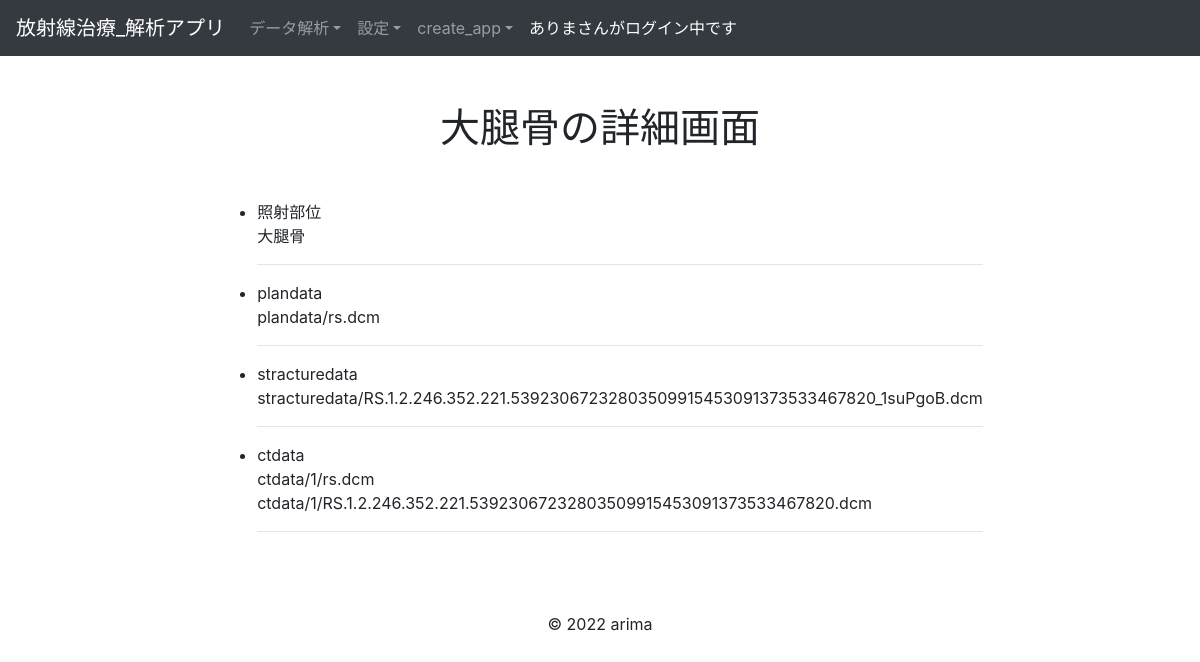
The app's page /analytics/detail_rtdata/1 (signed in), older data.
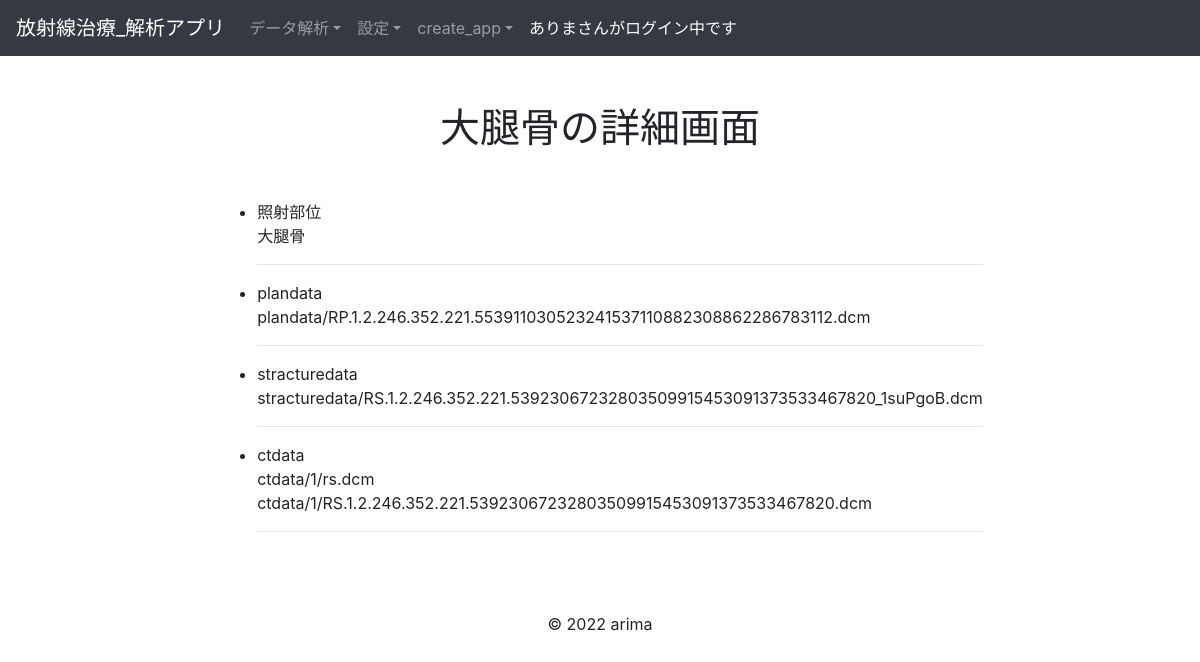
The same page, newer data.
### analytics/models.py (models this page shows, shortened)
class BaseModel(models.Model):
    create_at = models.DateTimeField()
    update_at = models.DateTimeField()
    class Meta:
        abstract = True #Tableとして作成されないようにする

class Rtdatas(BaseModel):
    region = models.CharField(max_length=10)
    user = models.ForeignKey(
        'accounts.Users', on_delete=models.CASCADE
    )
    objects = RtdatasManager()
    class Meta:
        db_table = 'rtdata'
        verbose_name_plural = 'RTデータ'

class Plandatas(BaseModel):
    plandata = models.FileField(upload_to='plandata/')
    rtdata = models.OneToOneField(
        Rtdatas,
        on_delete=models.CASCADE,
        primary_key=True
    )
    objects = PlandatasManager()
    class Meta:
        db_table = 'plandatas'
        verbose_name_plural = 'プランデータ'

class Stracturedatas(BaseModel):
    stracturedata = models.FileField(upload_to='stracturedata/')
    rtdata = models.OneToOneField(
        Rtdatas,
        on_delete=models.CASCADE,
        primary_key=True
    )
    objects = StracturedatasManager()
    class Meta:
        db_table = 'stracturedatas'
        verbose_name_plural = 'ストラクチャデータ'

### analytics/views.py (the view)
# urls.py: path('detail_rtdata/<int:pk>', RtdataDetailView.as_view(), name='detail_rtdata'),
class RtdataDetailView(LoginRequiredMixin, DetailView):
    model = Rtdatas
    template_name = 'analytics/detail_rtdata.html'
    def get_context_data(self, **kwargs):
        context = super().get_context_data(**kwargs)
        return context

### accounts/models.py (called while the page is built)
    def __str__(self):
        return self.username

### templates/analytics/detail_rtdata.html (shortened to what this page needs)
{% extends "base.html" %}
{% block content %}
<div class="container">
    <h1 class="text-center my-5">{{object.region}}の詳細画面</h1>
  <div class="row justify-content-center">
      <table>
        <ul>
          <li>照射部位<br>
            {{object.region}}
          </li><hr>
          <li>plandata<br>
            {{object.plandatas.plandata }}
          </li><hr>
          <li>stracturedata<br>
            {{object.stracturedatas.stracturedata }}
          </li><hr>
          <li>ctdata<br>
            {% for data in object.ctdatas_set.all %}
              {{ data.ctdata }}<br>
            {% endfor %}
          </li><hr>
        </ul>
      </table>
  </div>
</div>
{% endblock %}

Row changes from the older to the newer data that the page shows:
changed Rtdatas "大腿骨": plandatas.plandata "plandata/rs.dcm" → "plandata/RP.1.2.246.352.221.553911030523241537110882308862286783112.dcm"
